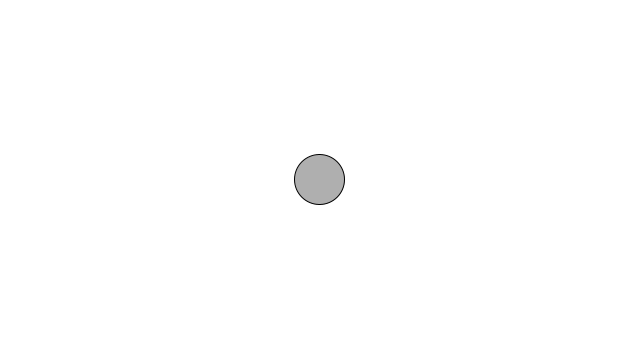
Frame 1 (no input)
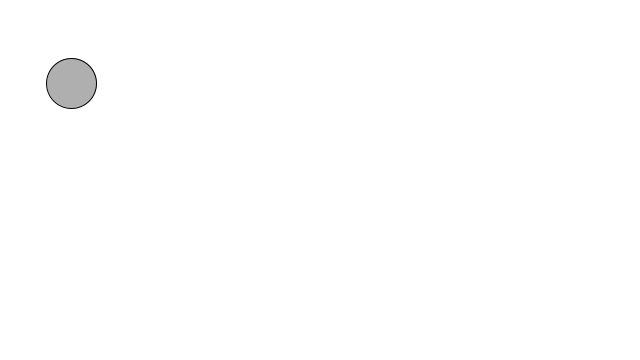
Frame 60 (the mouse pressed at the canvas centre just before this capture)
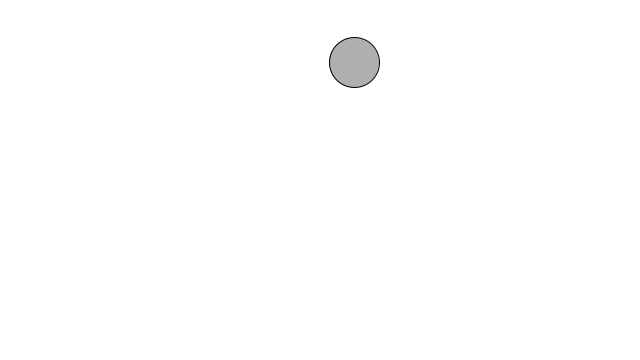
Frame 120 (the mouse held since frame 60 and released just before this capture)

The Processing sketch that drew these frames (run headless with seeded random() and noise(); from frame 60 on, the mouse is pressed at the canvas centre):

// Processing sketch: exercise1_6
// ── exercise1_6.pde
Mover mover;

void setup()
{
  size(640,360);
  mover = new Mover();
}

void draw()
{
  background(255);

  mover.update();
  mover.checkEdges();
  mover.display();
}

//void keyPressed()
//{
//  if( keyCode == UP )
//  {
//    mover.acceleration.y += 0.1;
//  }
//  else if( keyCode == DOWN )
//  {
//    mover.acceleration.y -= 0.1;
//  }
//}
// ── Mover.pde
class Mover
{
  PVector location;
  PVector velocity;
  PVector acceleration;
  float maxSpeed;
  int moverSize;
  float restitution;   //　反発係数
  PVector PerlinSeed;
 
  Mover()
  {
    location = new PVector(width/2, height/2);
    velocity = new PVector(0, 0);
    acceleration = new PVector(0, 0);
    maxSpeed = 100;
    moverSize = 50;
    restitution = 0.98;
    PerlinSeed = PVector.random2D();
  }
  
  void limit()
  {
    if( velocity.mag() > maxSpeed)
    {
      velocity.normalize();
      velocity.mult(maxSpeed);
    }
  }
   
  void update()
  {
    acceleration.x = map(noise(PerlinSeed.x), 0, 1, -1, 1);
    acceleration.y = map(noise(PerlinSeed.y), 0, 1, -1, 1);
    acceleration.mult(random(2));
    
    PerlinSeed.add(0.01,0.01);
    
    velocity.add(acceleration);
    velocity.limit(maxSpeed);
    location.add(velocity);
  }
  
  void display()
  {
    stroke(0);
    fill(175);
    ellipse(location.x, location.y, moverSize, moverSize);
  }
  
  void checkEdges()
  {
    if( location.x > width )
    {
      location.x = width;
      velocity.x = velocity.x * (-1) * restitution;
    }
    else if( location.x < 0 )
    {
      location.x = 0;
      velocity.x = velocity.x * (-1) * restitution;
    }
    
    if( location.y > height )
    {
      location.y = height;
      velocity.y = velocity.y * (-1) * restitution;
    }
    else if( location.y < 0 )
    {
      location.y = 0;
      velocity.y = velocity.y * (-1) * restitution;
    }
  }
}
